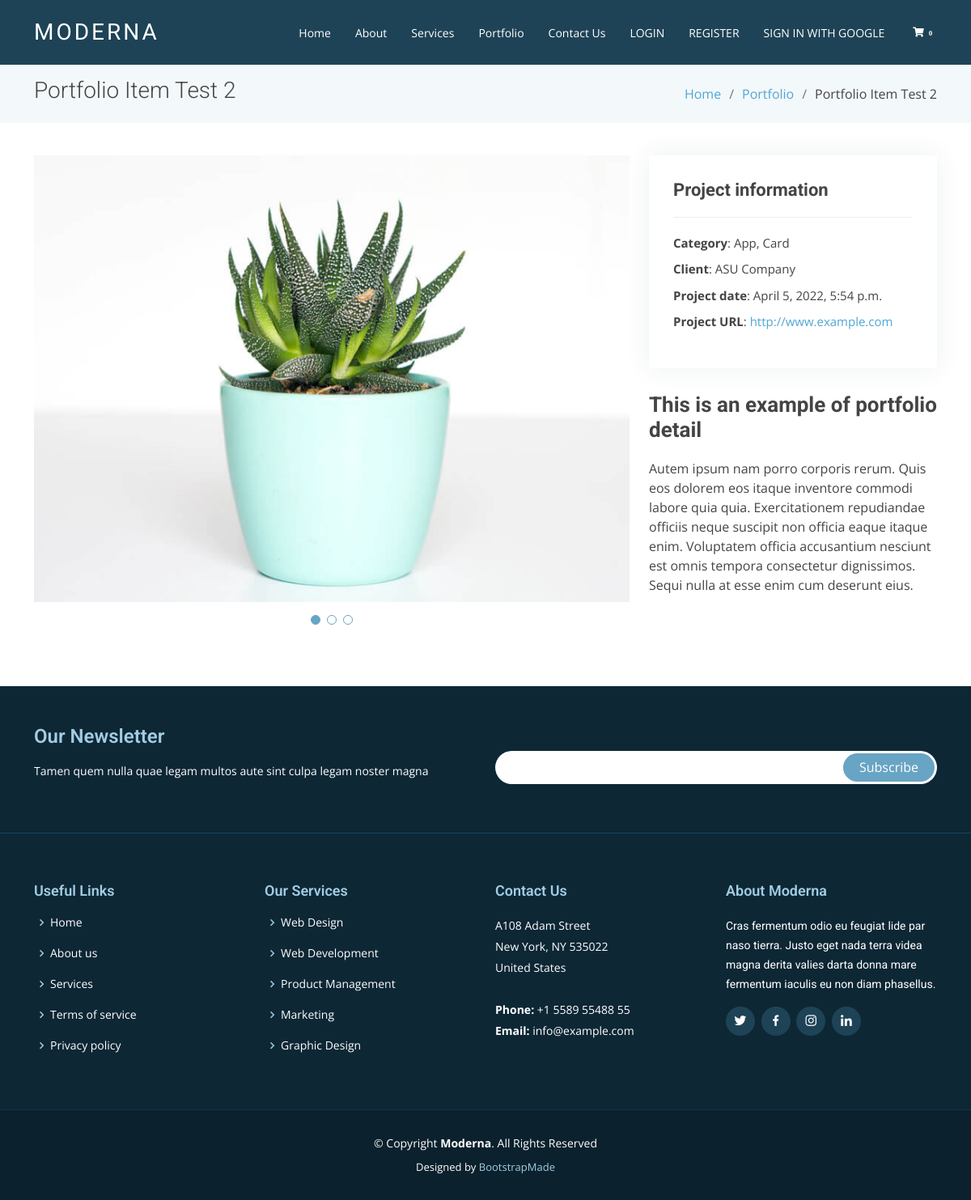
/portfolio/detail/2, run on the app's committed database.
### portfolio/models.py (models this page shows, shortened)
class PortfolioItem(models.Model):
    title= models.CharField(max_length=200, verbose_name="Title")
    subtitle= models.CharField(max_length=200, verbose_name="Subtitle")
    content = RichTextUploadingField(verbose_name="Content")
    categories = models.ManyToManyField(Category,verbose_name="Categories", related_name="get_portfolio_items")
    client= models.CharField(max_length=200, verbose_name="Client")
    published = models.DateTimeField(default=now, verbose_name="Fecha de publicacion")
    url = models.URLField(max_length=200, verbose_name="URL")
    created = models.DateTimeField(auto_now_add=True, verbose_name="Creation Date")
    updated = models.DateTimeField(auto_now=True, verbose_name="Modification Date")
    class Meta:
        verbose_name = "Portolio Item"
        verbose_name_plural = "Portolio Items"
        ordering = ["-updated"]

class PortfolioItemImage(models.Model):
    portfolioItem = models.ForeignKey(PortfolioItem, default=None, on_delete=models.CASCADE, related_name='portfolioitem_images')
    images = models.FileField(upload_to = "portfolio")

class Category(models.Model):
    name = models.CharField(max_length=100, verbose_name="Category")
    created = models.DateTimeField(auto_now_add=True, verbose_name="Creation Date")
    updated = models.DateTimeField(auto_now=True, verbose_name="Modification Date")
    class Meta:
        verbose_name = "Category"
        verbose_name_plural = "Categories"
        ordering = ["name"]

### portfolio/views.py (the view)
# urls.py: path('detail/<pk>',PortfolioItemDetailView.as_view(), name='portfolioitem_detail'),
class PortfolioItemDetailView(DetailView):
    model = PortfolioItem

### portfolio/templates/portfolio/portfolioitem_detail.html (shortened to what this page needs)
{% extends "core/base.html"%}
{% block content %}
<main id="main">
    <section class="breadcrumbs">
      <div class="container">
        <div class="d-flex justify-content-between align-items-center">
          <h2>{{object.title}}</h2>
          <ol>
            <li><a href="{% url 'core:home' %}">Home</a></li>
            <li><a href="{% url 'portfolio:portfolioitem_list' %}">Portfolio</a></li>
            <li>{{object.title}}</li>
          </ol>
        </div>
      </div>
    </section>
    <section id="portfolio-details" class="portfolio-details">
      <div class="container">
        <div class="row gy-4">
          <div class="col-lg-8">
            <div class="portfolio-details-slider swiper">
              <div class="swiper-wrapper align-items-center">
                {% for image in object.portfolioitem_images.all %}
                    <div class="swiper-slide">
                    <img src="{{image.images.url}}" alt="">
                    </div>
                {% endfor %}
              </div>
              <div class="swiper-pagination"></div>
            </div>
          </div>
          <div class="col-lg-4">
            <div class="portfolio-info">
              <h3>Project information</h3>
              <ul>
                <li><strong>Category</strong>: {% for category in object.categories.all %} {{category.name}}{% if not forloop.last %}, {% endif %}{% endfor %}</li>
                <li><strong>Client</strong>: {{object.client}}</li>
                <li><strong>Project date</strong>: {{object.published}}</li>
                <li><strong>Project URL</strong>: <a href="#">{{object.url}}</a></li>
              </ul>
            </div>
            <div class="portfolio-description">
              <h2>{{object.subtitle}}</h2>
              <p>
                {{object.content|safe}}
              </p>
            </div>
          </div>
        </div>
      </div>
    </section>
  </main>
{% endblock %}

### core/static/core/css/style.css (style rules this page uses)
body { font-family: "Open Sans", sans-serif; color: #444; }
a { color: #4fa6d5; text-decoration: none; }
h1, h2, h3, h4, h5, h6, .font-primary { font-family: "Roboto", sans-serif; }
#main { margin-top: 80px; }
section { padding: 60px 0; }
.breadcrumbs { padding: 15px 0; background-color: #f3f8fa; min-height: 40px; }
.breadcrumbs h2 { font-size: 28px; font-weight: 300; }
.breadcrumbs ol { display: flex; flex-wrap: wrap; list-style: none; padding: 0; margin: 0; }
.breadcrumbs ol li+li { padding-left: 10px; }
.breadcrumbs ol li+li::before { display: inline-block; padding-right: 10px; color: #6c757d; content: "/"; }
.portfolio-details { padding-top: 40px; }
.portfolio-details .portfolio-details-slider img { width: 100%; }
.portfolio-details .portfolio-details-slider .swiper-pagination { margin-top: 20px; position: relative; }
.portfolio-details .portfolio-info { padding: 30px; box-shadow: 0px 0 30px rgba(30, 67, 86, 0.08); }
.portfolio-details .portfolio-info h3 { font-size: 22px; font-weight: 700; margin-bottom: 20px; padding-bottom: 20px; border-bottom: 1px solid #eee; }
.portfolio-details .portfolio-info ul { list-style: none; padding: 0; font-size: 15px; }
.portfolio-details .portfolio-info ul li+li { margin-top: 10px; }
.portfolio-details .portfolio-description { padding-top: 30px; }
.portfolio-details .portfolio-description h2 { font-size: 26px; font-weight: 700; margin-bottom: 20px; }
.portfolio-details .portfolio-description p { padding: 0; }

### data on the page
PortfolioItem: title "Portfolio Item Test 2", client "ASU Company", published "April 5, 2022, 5:54 p.m.", url "http://www.example.com", subtitle "This is an example of portfolio detail", content "Autem ipsum nam porro corporis rerum. Quis eos dolorem eos itaque inventore commodi labore quia quia. Exercitationem repudiandae officiis neque suscipit non officia eaque itaque enim. Voluptatem officia accusantium nesciunt est omnis tempora consectetur dignissimos. Sequi nulla at esse enim cum deserunt eius."
PortfolioItemImage: images (picture)
Category: name "App"
Category: name "Card"
